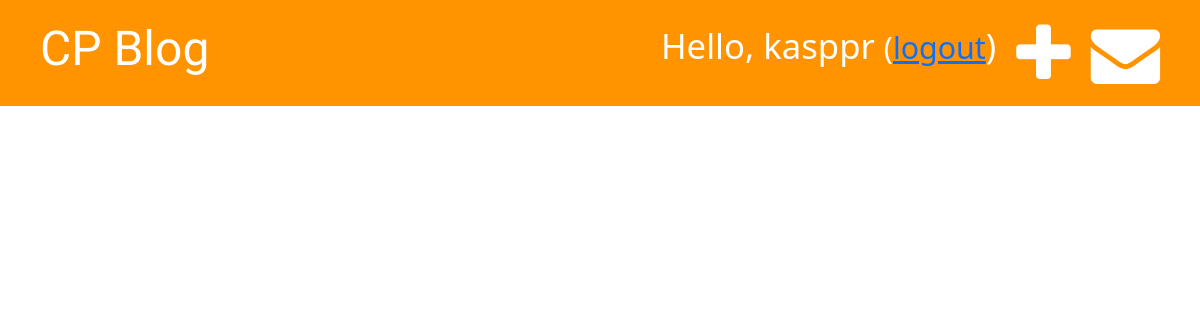
Before: /blogs/ (signed in) with the older database file.
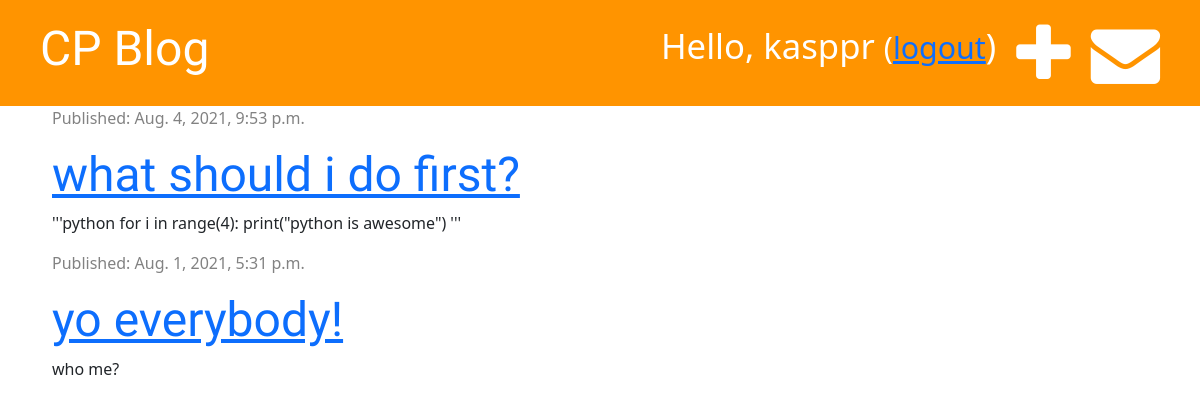
After: the same page with the newer database file.
### blogs/models.py (models this page shows, shortened)
class Post(models.Model):
    author = models.ForeignKey('auth.User', on_delete=models.CASCADE)
    title = models.CharField(max_length=200)
    text = models.TextField()
    created_date = models.DateTimeField(default=timezone.now)
    published_date = models.DateTimeField(blank=True, null=True)

### blogs/views.py (the view)
# urls.py: path('', views.post_list, name='post_list'),
def post_list(request):
    posts=Post.objects.filter(published_date__lte=timezone.now()).order_by('-published_date')
    context = {'posts': posts}
    return render(request, 'blogs/post_list.html', context)

### blogs/templates/blogs/post_list.html
{% extends 'blogs/base.html' %}
{% block content %}
<div class="content container">
    <div class="row">
        <div class="col-md-8">
        {% for post in posts %}
        <div>
            <div class='date'>
                <p>Published: {{post.published_date}}</p>
            </div>
            <h2><a href="{% url 'blogs:post_detail' pk=post.pk %}">{{post.title}}</a></h2>
            <p>{{post.text }}</p>
        </div>
        </div>
        <br>
        {% endfor %}
    </div>
</div>
</body>
</html>
{% endblock %}

### blogs/templates/blogs/base.html (shortened to what this page needs)
{% load static %}
<!DOCTYPE html>
<html lang="en">
<head>
    <link href="https://cdn.jsdelivr.net/npm/bootstrap@5.0.2/dist/css/bootstrap.min.css" rel="stylesheet" type="text/css">
    <link rel="stylesheet" href="https://cdnjs.cloudflare.com/ajax/libs/font-awesome/4.7.0/css/font-awesome.min.css">
    <link href="{% static 'blogs/zenburn.css' %}" rel="stylesheet" type="text/css">
    <link href="{% static 'blogs/style.css' %}" rel="stylesheet" type="text/css">
</head>
<body>
<div class="page-header">
    {% if user.is_authenticated %}
    <a href="{% url 'blogs:post_draft_list' %}" class="top-menu"><i class="fa fa-envelope fa-2x"></i></a>
    <a href="{% url 'blogs:post_new' %}" class="top-menu"><i class="fa fa-plus fa-2x"></i></a>
    <p class="top-menu">Hello, {{user.username}} <small>(<a href="{% url 'logout' %}">logout</a></small>)</p>
    {% else %}
    <a href="{% url 'login' %}" class="top-menu"><i class="fa fa-sign-in fa-2x" aria-hidden="true"></i></a>
    {% endif %}
    <h1><a href="{% url 'blogs:post_list' %}">CP Blog</a></h1>
</div>
{% block content %}
{% endblock %}
</body>
</html>

### blogs/static/blogs/style.css (style rules this page uses)
.page-header { background-color: #ff9400; margin-top:0; padding: 20px 20px 20px 40px; }
.page-header h1, .page-header h1 a { color:white; font-size:36pt; text-decoration:none; }
h1, h2, h3, h4, h5, h6 { font-family: 'Tangerine', 'Inconsolata', 'Droid Sans', serif; font-size: 48px }
.content { margin-left: 40px; }
.date { color: #828282; }
.top-menu { color: #ffffff; float: right; font-size: 26pt; margin-right: 20px; }

Changed rows visible on the page:
added Post: published_date "Aug. 4, 2021, 9:53 p.m.", title "what should i do first?", text "'''python for i in range(4): print(\"python is awesome\") '''"
added Post: published_date "Aug. 1, 2021, 5:31 p.m.", title "yo everybody!", text "who me?"
